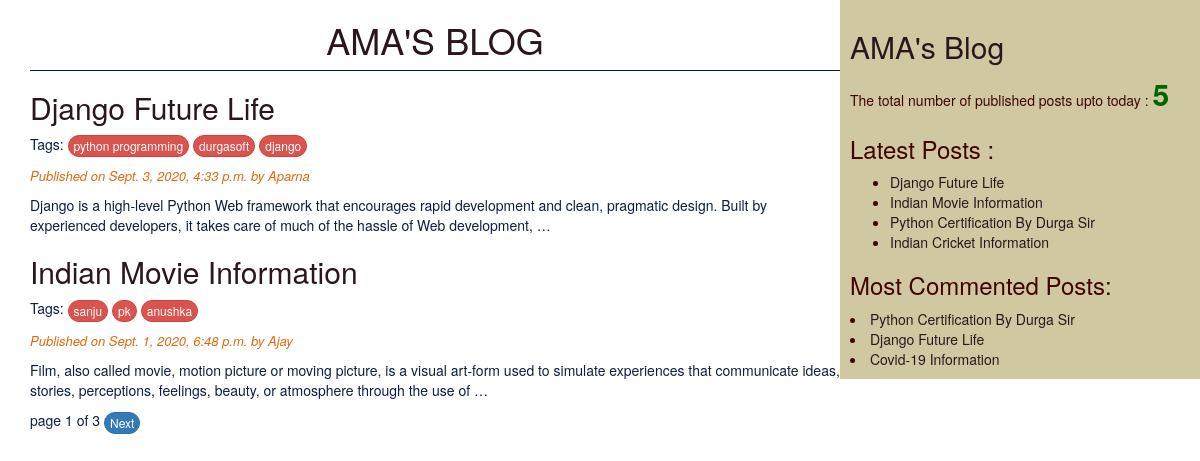
The page / on the database its author committed.
### blogapp/models.py (models this page shows, shortened)
class Post(models.Model):
    STATUS_CHOICES = (('draft','Draft'),('published','Published'))
    title = models.CharField(max_length=256)
    slug = models.SlugField(max_length=256,unique_for_date='publish')
    author = models.ForeignKey(User, on_delete=models.CASCADE,related_name='blog_posts')
    body = models.TextField()
    publish = models.DateTimeField(default=timezone.now)
    created = models.DateTimeField(auto_now_add=True)
    updated = models.DateTimeField(auto_now=True)
    status = models.CharField(max_length=10,choices=STATUS_CHOICES,default='draft')
    objects = CustomManager()
    tags = TaggableManager()
    class Meta:
        ordering = ('-publish',)
    def get_absolute_url(self):
        return reverse("post_detail", args=[self.publish.year,self.publish.strftime("%m"),
        self.publish.strftime("%d"),self.slug])

### blogapp/views.py (the view)
# urls.py: path('',views.post_list_view),
def post_list_view(request,tag_slug=None):
    post_list = Post.objects.all()
    tag = None
    if tag_slug:
        tag = get_object_or_404(Tag , slug = tag_slug)
        post_list = post_list.filter(tags__in=[tag])
    paginator = Paginator(post_list,2)
    page_number = request.GET.get('page')
    try:
        post_list = paginator.page(page_number)
    except PageNotAnInteger:
        post_list = paginator.page(1)
    except EmptyPage:
        post_list = paginator.page(paginator.num_pages)
    return render(request,'blogapp/post_list.html',{'post_list':post_list,'tag':tag})

### blogapp/models.py (called while the page is built)
    def get_queryset(self):
        return super().get_queryset().filter(status='published')

### blogapp/templatetags/blog_tags.py (called while the page is built)
@register.simple_tag
def total_posts():
    return Post.objects.count()

@register.inclusion_tag('blogapp/latest_posts123.html')
def show_latest_posts(count=3):
    latest_posts = Post.objects.order_by('-publish')[:count]
    return {'latest_posts':latest_posts}

@register.simple_tag
def get_most_commented_posts(count=3):
    return Post.objects.annotate(total_comments=Count('comments')).order_by('-total_comments')[:count]

### templates/blogapp/post_list.html (shortened to what this page needs)
{% extends 'blogapp/base.html' %}
{% block body_block %}
<h1><a href="/">AMA'S BLOG</a></h1>
{% for post in post_list %}
<h2><a href="{{post.get_absolute_url}}">{{post.title}}</a></h2>
<p>Tags:
{% for tag in post.tags.all %}
<a href="{% url 'post_list_by_tag_name' tag.slug %}" class="btn btn-xs btn-danger">{{tag.name}}</a>
{% endfor %}
</p>
<p id='date'>Published on {{post.publish}} by {{post.author|title}}</p>
{{post.body|truncatewords:30|linebreaks}}
{% endfor %}
{% include 'blogapp/pagination.html' with page=post_list %}
{% endblock  %}

### templates/blogapp/base.html (shortened to what this page needs)
<!DOCTYPE html>
{% load blog_tags %}
{% load static %}
<html>
<head>
    <link rel="stylesheet" href="https://stackpath.bootstrapcdn.com/bootstrap/3.4.1/css/bootstrap.min.css">
	<link rel="stylesheet" href="{% static 'css/blog.css' %}">
</head>
<body>
	<div class="content">
		{% block body_block %}
        {% endblock  %}
	</div>
    <div class="sidebar">
		<h2><a href="/">AMA's Blog</a></h2>
        <p>The total number of published posts upto today : <span id="pcount">{% total_posts %}</span></p>
	    <h3>Latest Posts :</h3>
		{% show_latest_posts 4%}
		<h3>Most Commented Posts:</h3>
		{% get_most_commented_posts as most_commented_posts%}
		{% for post in most_commented_posts %}
		<li><a href="{{post.get_absolute_url}}">{{post.title}}</a></li>
		{% endfor %}
	</div>
</body>
</html>

### templates/blogapp/pagination.html (shortened to what this page needs)
<div class="paginator">
   <span>
      page {{page.number}} of {{page.paginator.num_pages}}
   </span>
   <span>
      {% if page.has_next %}
         <a href="?page={{page.next_page_number}}" class="btn btn-xs btn-primary">Next</a>
      {% endif %}
   </span>
</div>

### templates/blogapp/latest_posts123.html
<ul>
   {% for post in latest_posts %}
   <li><a href="{{post.get_absolute_url}}">{{post.title}}</a></li>
   {% endfor %}
</ul>

### static/css/blog.css (style rules this page uses)
.content { width: 70%; float: left; padding: 0 0 0 30px; color: #0d1e45; }
.sidebar { width: 30%; float: right; padding: 10px; background:#cfc8a1 ; color: #420402; }
h1 { text-align: center; border-bottom: 1px solid #041945; padding: 0 0 10px 0; }
body { background: url(https://images.unsplash.com/photo-1495195129352-aeb325a55b65?ixlib=rb-1.2.1&auto=format&fit=crop&w=400&q=60); background-repeat: no-repeat; background-size: cover; color: #041945; }
#date { color: #e0690d; font-size: 13px; font-style: italic; }
a { color: #2b161d; }
.btn { border-radius: 20px; }
#pcount { font-size: 30px; font-weight: 800; color: darkgreen; }

### rows shown on the page
Post: title "Django Future Life", publish "Sept. 3, 2020, 4:33 p.m.", author "Aparna", body "Django is a high-level Python Web framework that encourages rapid development and clean, pragmatic design. Built by experienced developers, it takes care of much of the hassle of Web development, …"
Tag: name "python programming"
Tag: name "durgasoft"
Tag: name "django"
Post: title "Indian Movie Information", publish "Sept. 1, 2020, 6:48 p.m.", author "Ajay", body "Film, also called movie, motion picture or moving picture, is a visual art-form used to simulate experiences that communicate ideas, stories, perceptions, feelings, beauty, or atmosphere through the use of …"
Tag: name "sanju"
Tag: name "pk"
Tag: name "anushka"
Post: title "Python Certification By Durga Sir"
Post: title "Indian Cricket Information"
Post: title "Covid-19 Information"

### other values the page prints
{{ page.number }} "1"
{{ page.paginator.num_pages }} "3"
